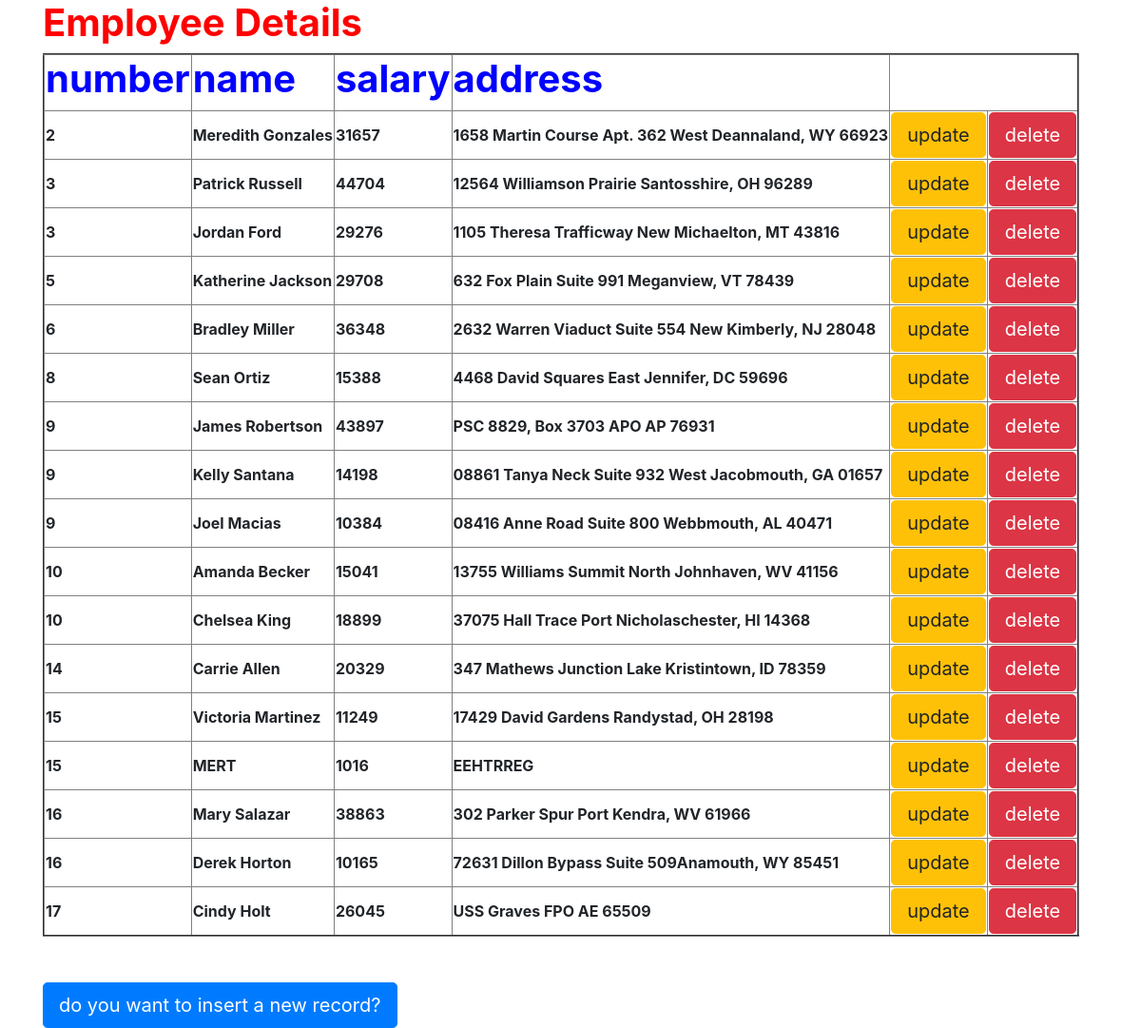
The page / on the database its author committed.
### myapp/models.py (models this page shows)
class Employee(models.Model):
    eno=models.IntegerField()
    ename=models.CharField(max_length=80)
    esal=models.IntegerField()
    eaddr=models.CharField(max_length=100)

### myapp/views.py (the view)
# urls.py: url(r'^$',views.display),
def display(request):
    e=Employee.objects.order_by('eno')
    d={'emp':e}
    return render(request,'myapp/index.html',d)

### templates/myapp/index.html (shortened to what this page needs)
<html>
    {% extends "myapp/parent.html"%}
        {%block for_child %}
        <h1 style="color:red">
            <b>Employee Details</b>
        </h1>
        <table border="2">
            <tr style="color:blue">
            <th><h1><b>number</b></h1></th>
            <th><h1><b>name</b></h1></th>
            <th><h1><b>salary</b></h1></th>
            <th><h1><b>address</b></h1></th>
        </tr>
        {% for x in emp %}
        <tr>
            <td><b>{{x.eno}}</b></td>
            <td><b>{{x.ename}}</b></td>
            <td><b>{{x.esal}}</b></td>
            <td><b>{{x.eaddr}}</b></td>
            <td><a href="/update/{{x.id}}" class=" btn btn-lg btn-warning  ">update</a>
            <td><a href="/delete/{{x.id}}" class="btn btn-lg btn-danger">delete</a></td>
        </tr>
        {% endfor %}
        </table><br><br>
        <a href="/insert" class="btn btn-lg btn-primary">do you want to insert a new record?</a>
        {% endblock %}

### templates/myapp/parent.html (shortened to what this page needs)
<html>
    <head>
        <link rel="stylesheet" href="https://maxcdn.bootstrapcdn.com/bootstrap/4.0.0/css/bootstrap.min.css">
    </head>
    <body>
       <div class="container" text-align="center">
           {%block for_child %}
           {% endblock %}
       </div>
       </body>
</html>

### rows shown on the page
Employee: eno "2", ename "Meredith Gonzales", esal "31657", eaddr "1658 Martin Course Apt. 362 West Deannaland, WY 66923"
Employee: eno "3", ename "Patrick Russell", esal "44704", eaddr "12564 Williamson Prairie Santosshire, OH 96289"
Employee: eno "3", ename "Jordan Ford", esal "29276", eaddr "1105 Theresa Trafficway New Michaelton, MT 43816"
Employee: eno "5", ename "Katherine Jackson", esal "29708", eaddr "632 Fox Plain Suite 991 Meganview, VT 78439"
Employee: eno "6", ename "Bradley Miller", esal "36348", eaddr "2632 Warren Viaduct Suite 554 New Kimberly, NJ 28048"
Employee: eno "8", ename "Sean Ortiz", esal "15388", eaddr "4468 David Squares East Jennifer, DC 59696"
Employee: eno "9", ename "James Robertson", esal "43897", eaddr "PSC 8829, Box 3703 APO AP 76931"
Employee: eno "9", ename "Kelly Santana", esal "14198", eaddr "08861 Tanya Neck Suite 932 West Jacobmouth, GA 01657"
Employee: eno "9", ename "Joel Macias", esal "10384", eaddr "08416 Anne Road Suite 800 Webbmouth, AL 40471"
Employee: eno "10", ename "Amanda Becker", esal "15041", eaddr "13755 Williams Summit North Johnhaven, WV 41156"
Employee: eno "10", ename "Chelsea King", esal "18899", eaddr "37075 Hall Trace Port Nicholaschester, HI 14368"
Employee: eno "14", ename "Carrie Allen", esal "20329", eaddr "347 Mathews Junction Lake Kristintown, ID 78359"
Employee: eno "15", ename "Victoria Martinez", esal "11249", eaddr "17429 David Gardens Randystad, OH 28198"
Employee: eno "15", ename "MERT", esal "1016", eaddr "EEHTRREG"
Employee: eno "16", ename "Mary Salazar", esal "38863", eaddr "302 Parker Spur Port Kendra, WV 61966"
Employee: eno "16", ename "Derek Horton", esal "10165", eaddr "72631 Dillon Bypass Suite 509Anamouth, WY 85451"
Employee: eno "17", ename "Cindy Holt", esal "26045", eaddr "USS Graves FPO AE 65509"
